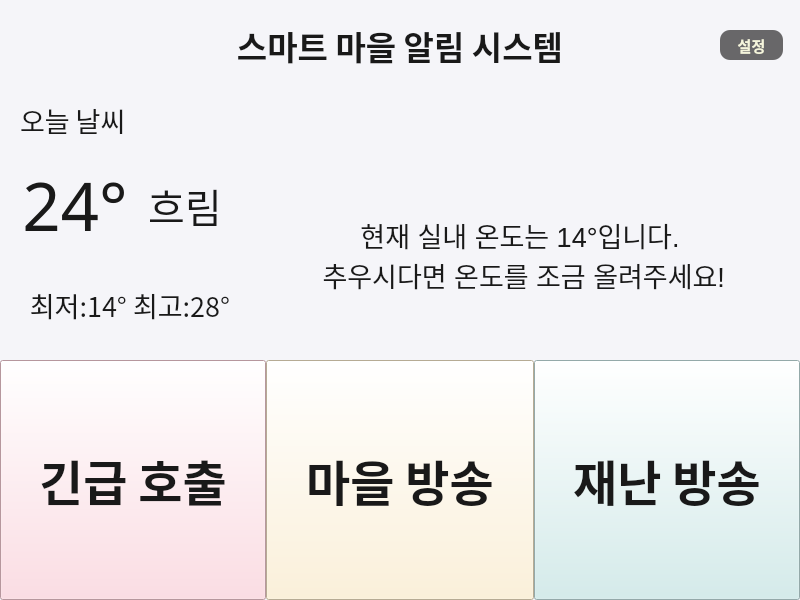
<?xml version="1.0" encoding="UTF-8"?>
<ui version="4.0">
 <class>MainWindow</class>
 <widget class="QMainWindow" name="MainWindow">
  <property name="geometry">
   <rect>
    <x>0</x>
    <y>0</y>
    <width>800</width>
    <height>600</height>
   </rect>
  </property>
  <property name="windowTitle">
   <string>MainWindow</string>
  </property>
  <property name="styleSheet">
   <string notr="true">background-color: rgb(245, 245, 249);</string>
  </property>
  <widget class="QWidget" name="centralwidget">
   <property name="styleSheet">
    <string notr="true">background-color: rgb(245, 245, 249);</string>
   </property>
   <widget class="QToolButton" name="emrgcall">
    <property name="geometry">
     <rect>
      <x>0</x>
      <y>360</y>
      <width>266</width>
      <height>240</height>
     </rect>
    </property>
    <property name="font">
     <font>
      <family>NanumBarunGothic</family>
      <pointsize>36</pointsize>
      <bold>true</bold>
     </font>
    </property>
    <property name="styleSheet">
     <string notr="true">background-color: rgb(255, 211, 220);
color: rgb(25, 25, 25);</string>
    </property>
    <property name="text">
     <string>긴급 호출</string>
    </property>
   </widget>
   <widget class="QToolButton" name="vilAnnce">
    <property name="geometry">
     <rect>
      <x>266</x>
      <y>360</y>
      <width>268</width>
      <height>240</height>
     </rect>
    </property>
    <property name="font">
     <font>
      <family>NanumBarunGothic</family>
      <pointsize>36</pointsize>
      <bold>true</bold>
     </font>
    </property>
    <property name="mouseTracking">
     <bool>false</bool>
    </property>
    <property name="styleSheet">
     <string notr="true">background-color: rgb(255, 240, 207);
color: rgb(25, 25, 25);</string>
    </property>
    <property name="text">
     <string>마을 방송</string>
    </property>
   </widget>
   <widget class="QToolButton" name="dsstAnnce">
    <property name="geometry">
     <rect>
      <x>534</x>
      <y>360</y>
      <width>266</width>
      <height>240</height>
     </rect>
    </property>
    <property name="font">
     <font>
      <family>NanumBarunGothic</family>
      <pointsize>36</pointsize>
      <bold>true</bold>
     </font>
    </property>
    <property name="styleSheet">
     <string notr="true">background-color: rgb(207, 237, 236);
color: rgb(25, 25, 25);</string>
    </property>
    <property name="text">
     <string>재난 방송</string>
    </property>
   </widget>
   <widget class="QToolButton" name="setting">
    <property name="geometry">
     <rect>
      <x>720</x>
      <y>30</y>
      <width>63</width>
      <height>30</height>
     </rect>
    </property>
    <property name="font">
     <font>
      <family>NanumBarunGothic</family>
      <pointsize>-1</pointsize>
      <italic>false</italic>
      <bold>true</bold>
     </font>
    </property>
    <property name="styleSheet">
     <string notr="true">color: rgb(25, 25, 25);
background-color: rgb(104, 103, 105);
border-radius: 10px;
color: beige;
font: bold 15px
</string>
    </property>
    <property name="text">
     <string>설정</string>
    </property>
   </widget>
   <widget class="QLabel" name="user">
    <property name="geometry">
     <rect>
      <x>610</x>
      <y>0</y>
      <width>91</width>
      <height>90</height>
     </rect>
    </property>
    <property name="font">
     <font>
      <family>NanumBarunGothic</family>
      <pointsize>13</pointsize>
     </font>
    </property>
    <property name="styleSheet">
     <string notr="true">color: rgb(25, 25, 25);</string>
    </property>
    <property name="text">
     <string/>
    </property>
    <property name="alignment">
     <set>Qt::AlignRight|Qt::AlignTrailing|Qt::AlignVCenter</set>
    </property>
   </widget>
   <widget class="QLabel" name="datetime">
    <property name="geometry">
     <rect>
      <x>270</x>
      <y>90</y>
      <width>500</width>
      <height>60</height>
     </rect>
    </property>
    <property name="font">
     <font>
      <family>NanumBarunGothic</family>
      <pointsize>20</pointsize>
      <bold>false</bold>
     </font>
    </property>
    <property name="styleSheet">
     <string notr="true">color: rgb(25, 25, 25);
border-bottom-color: rgb(26, 26, 26);</string>
    </property>
    <property name="text">
     <string/>
    </property>
    <property name="alignment">
     <set>Qt::AlignCenter</set>
    </property>
   </widget>
   <widget class="QLabel" name="title">
    <property name="enabled">
     <bool>true</bool>
    </property>
    <property name="geometry">
     <rect>
      <x>0</x>
      <y>0</y>
      <width>800</width>
      <height>90</height>
     </rect>
    </property>
    <property name="font">
     <font>
      <family>NanumBarunGothic</family>
      <pointsize>25</pointsize>
      <bold>true</bold>
     </font>
    </property>
    <property name="styleSheet">
     <string notr="true">color: rgb(25, 25, 25);
border-bottom-color: rgb(26, 26, 26);</string>
    </property>
    <property name="text">
     <string>스마트 마을 알림 시스템</string>
    </property>
    <property name="alignment">
     <set>Qt::AlignCenter</set>
    </property>
   </widget>
   <widget class="QLabel" name="currentTemp">
    <property name="geometry">
     <rect>
      <x>20</x>
      <y>150</y>
      <width>110</width>
      <height>110</height>
     </rect>
    </property>
    <property name="font">
     <font>
      <family>NanumBarunGothic</family>
      <pointsize>50</pointsize>
     </font>
    </property>
    <property name="styleSheet">
     <string notr="true">color: rgb(25, 25, 25);</string>
    </property>
    <property name="text">
     <string>24°</string>
    </property>
    <property name="alignment">
     <set>Qt::AlignCenter</set>
    </property>
   </widget>
   <widget class="QLabel" name="weatherDetail">
    <property name="geometry">
     <rect>
      <x>20</x>
      <y>250</y>
      <width>220</width>
      <height>110</height>
     </rect>
    </property>
    <property name="font">
     <font>
      <family>NanumBarunGothic</family>
      <pointsize>20</pointsize>
     </font>
    </property>
    <property name="styleSheet">
     <string notr="true">color: rgb(25, 25, 25);</string>
    </property>
    <property name="text">
     <string>최저:14° 최고:28°</string>
    </property>
    <property name="alignment">
     <set>Qt::AlignCenter</set>
    </property>
   </widget>
   <widget class="QLabel" name="notice">
    <property name="geometry">
     <rect>
      <x>270</x>
      <y>150</y>
      <width>500</width>
      <height>210</height>
     </rect>
    </property>
    <property name="font">
     <font>
      <pointsize>20</pointsize>
     </font>
    </property>
    <property name="styleSheet">
     <string notr="true">color: rgb(25, 25, 25);</string>
    </property>
    <property name="text">
     <string>현재 실내 온도는 14°입니다.
 추우시다면 온도를 조금 올려주세요!</string>
    </property>
    <property name="alignment">
     <set>Qt::AlignCenter</set>
    </property>
   </widget>
   <widget class="QLabel" name="weathertxt">
    <property name="geometry">
     <rect>
      <x>20</x>
      <y>90</y>
      <width>220</width>
      <height>60</height>
     </rect>
    </property>
    <property name="font">
     <font>
      <family>NanumBarunGothic</family>
      <pointsize>20</pointsize>
      <bold>false</bold>
     </font>
    </property>
    <property name="styleSheet">
     <string notr="true">color: rgb(25, 25, 25);
border-bottom-color: rgb(26, 26, 26);</string>
    </property>
    <property name="text">
     <string>오늘 날씨</string>
    </property>
    <property name="alignment">
     <set>Qt::AlignLeading|Qt::AlignLeft|Qt::AlignVCenter</set>
    </property>
   </widget>
   <widget class="QLabel" name="currentTemp_2">
    <property name="geometry">
     <rect>
      <x>130</x>
      <y>150</y>
      <width>110</width>
      <height>110</height>
     </rect>
    </property>
    <property name="font">
     <font>
      <family>NanumBarunGothic</family>
      <pointsize>30</pointsize>
     </font>
    </property>
    <property name="styleSheet">
     <string notr="true">color: rgb(25, 25, 25);</string>
    </property>
    <property name="text">
     <string>흐림</string>
    </property>
    <property name="alignment">
     <set>Qt::AlignCenter</set>
    </property>
   </widget>
   <zorder>title</zorder>
   <zorder>emrgcall</zorder>
   <zorder>vilAnnce</zorder>
   <zorder>dsstAnnce</zorder>
   <zorder>setting</zorder>
   <zorder>user</zorder>
   <zorder>datetime</zorder>
   <zorder>currentTemp</zorder>
   <zorder>weatherDetail</zorder>
   <zorder>notice</zorder>
   <zorder>weathertxt</zorder>
   <zorder>currentTemp_2</zorder>
  </widget>
 </widget>
 <resources/>
 <connections/>
</ui>
